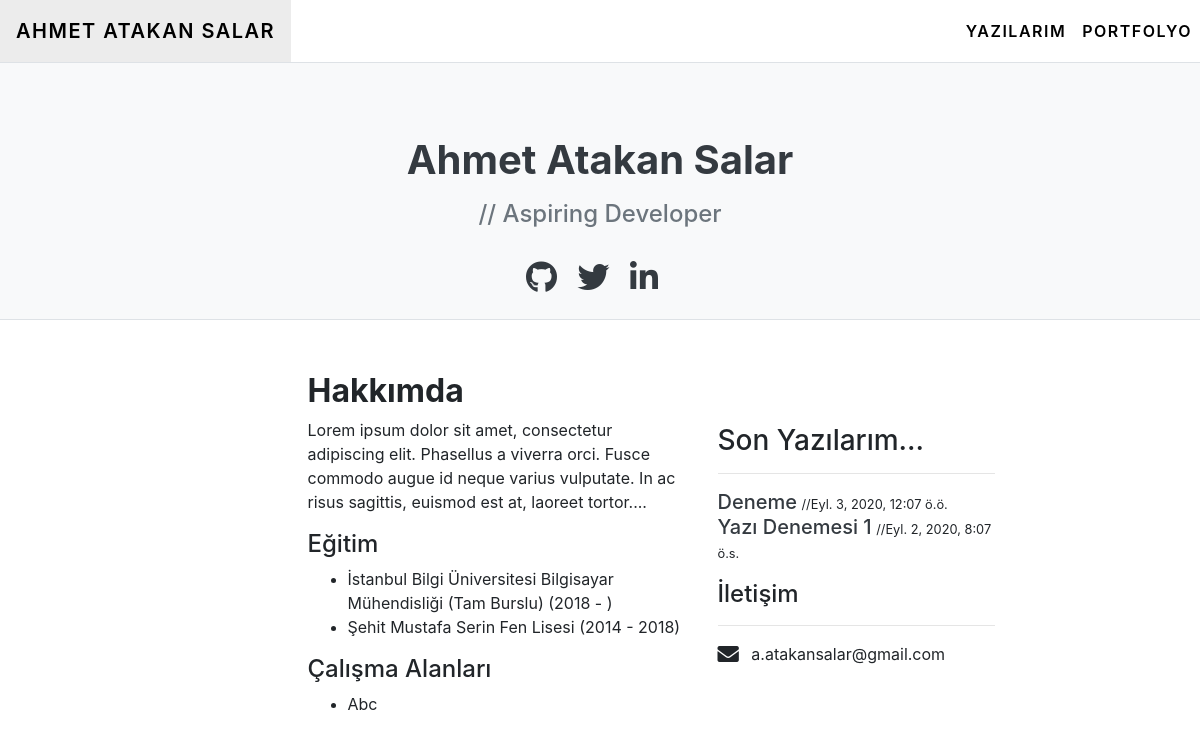
Before: / with the older database file.
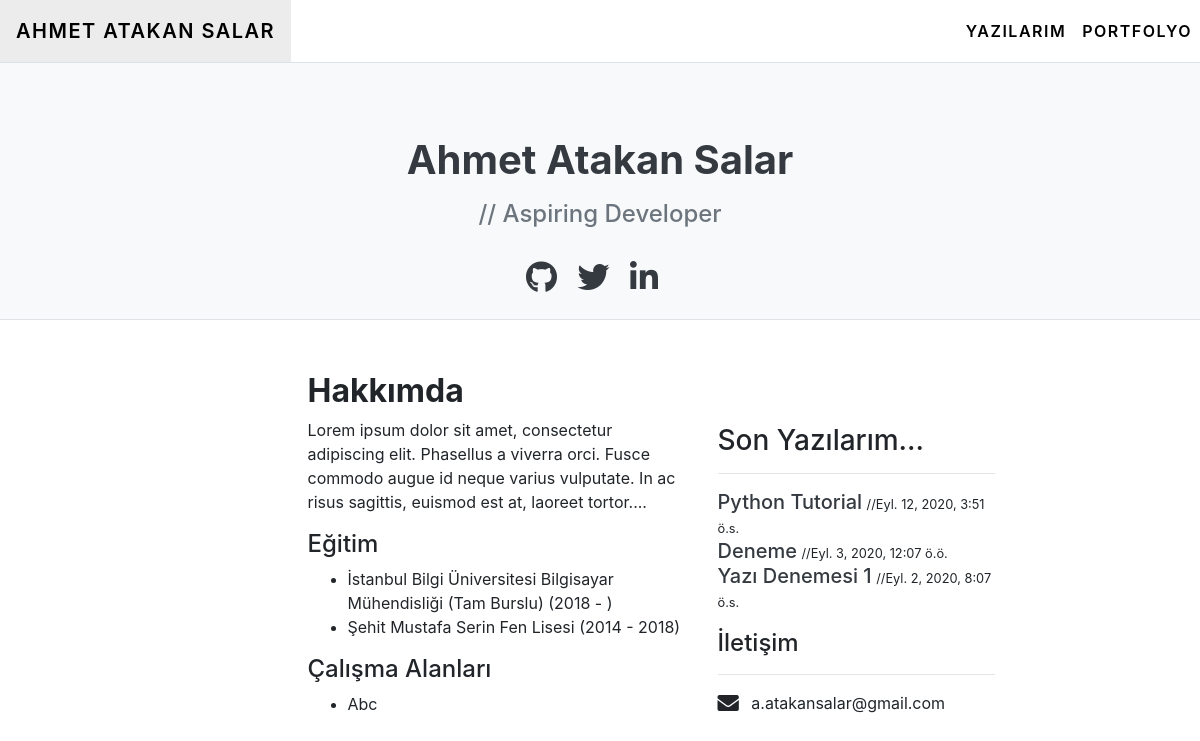
After: the same page with the newer database file.
### post/models.py (models this page shows, shortened)
class Post(models.Model):
    post_author = models.ForeignKey("auth.User", on_delete=models.CASCADE)
    post_title = models.CharField(max_length=50)
    post_content = RichTextField()
    post_date = models.DateTimeField(auto_now_add=True)
    post_image = models.FileField(blank=True, null=True, verbose_name="Resim Ekle:")
    post_tags = models.ManyToManyField(Tag, verbose_name="tags", blank=True, null=True)
    class Meta:
        ordering =['-post_date']

### post/views.py (the view)
# urls.py: path('', views.index, name='index'),
def index(request):
    posts = Post.objects.all()
    context = {
        "posts": posts,
    }
    return render(request, 'index.html', context)

### templates/index.html
{% extends "layout.html" %}
{% load static %}
{% block body %}
<div class="header-wrapper bg-light border-bottom text-center">
    <div class="header-content">
        <h1><a href="" class="text-decoration-none text-dark font-weight-bolder">Ahmet Atakan Salar</a></h1>
        <h4 class="text-secondary pt-2">//  Aspiring Developer</h4>
        <br>
        <a href="https://github.com/aatakansalar" class="text-dark mr-3"><i class="fab fa-github fa-2x"></i></a>
        <a href="https://twitter.com/AtakanSalar" class="text-dark mr-3"><i class="fab fa-twitter fa-2x"></i></a>
        <a href="https://www.linkedin.com/in/ahmet-atakan-salar-7136881b1/" class="text-dark mr-3"><i class="fab fa-linkedin-in fa-2x"></i></a>
    </div>
</div>
<div class="row w-80 content-wrapper mt-5">
    <div class="col-md-4 offset-md-3 align-self-center mt-1">
        <h2 class="font-weight-bold ">Hakkımda</h2>
        <p class="">Lorem ipsum dolor sit amet, consectetur adipiscing elit. Phasellus a viverra orci. Fusce commodo augue id neque varius vulputate. In ac risus sagittis, euismod est at, laoreet tortor....</p>
        <h4>Eğitim</h4>
        <ul>
            <li>İstanbul Bilgi Üniversitesi Bilgisayar Mühendisliği (Tam Burslu)  (2018 - )</li>
            <li>Şehit Mustafa Serin Fen Lisesi (2014 - 2018)</li>
        </ul>
        <h4>Çalışma Alanları</h4>
        <ul>
            <li>Abc</li>
        </ul>
    </div>
    <div class="col-md-3 mt-5">
    {% if posts %}
        <div class="posts">
            <h3 class="mt-2 ">Son Yazılarım...</h3><hr>
            {% for post in posts %}
                <a href="{% url 'post:post' post.id %}" class="text-dark h5">{{post.post_title}}</a>   <small>//{{post.post_date}}</small><br>
            {% endfor %}
            {% endif %}
        </div>
        <div class= "mt-3">
            <h4>İletişim</h4>
            <hr>
            <p>
                <i class="fas fa-envelope fa-lg mr-2"></i>  a.atakansalar@gmail.com
            </p>
        </div>
    </div>
</div>
{% endblock body %}

### templates/layout.html (shortened to what this page needs)
<!doctype html>
{% load static %}
<html lang="en">
  <head>
    <link rel="stylesheet" href="{% static 'style/style.css' %}">
    <link rel="stylesheet" href="{% static 'css/bootstrap.min.css' %}">
    <link rel="stylesheet" href="https://use.fontawesome.com/releases/v5.0.13/css/all.css">
  </head>
  <body class="container-sm">
    {% include "includes/navbar.html" %}
    {% block body %}
    {% endblock body %}
  </body>
</html>

### templates/includes/navbar.html (shortened to what this page needs)
<nav class="navbar bg-white fixed-top navbar-expand-md navbar-inverse border-bottom justify p-0" >
    <a href="{% url 'index' %}" class="navbar-brand hoverable p-3">AHMET ATAKAN SALAR</a>
    <div class="collapse navbar-collapse closed p-0" id="navbarCollapse">
        <ul class="navbar-nav ml-auto">
            <li class="nav-item hoverable ">
                <a class="nav-link" href="{% url 'post:posts'  %}">YAZILARIM</a>
            </li>
            <li class="nav-item hoverable">
                <a class="nav-link" href="{% url 'portfolio'  %}">PORTFOLYO</a>
            </li>
        </ul>
    </div>
</nav>

### static/style/style.css (style rules this page uses)
.hoverable { color: #000; background-color: #fff; font-weight: 600; letter-spacing: 1.5px; }
.hoverable a { color: #000; padding: 1rem 0 1rem 0; }
.header-wrapper { margin-top: 3.5rem; }
.header-content { padding: 5rem 5rem 1.5rem 5rem; }
.content-wrapper { margin-top: 8rem; margin-bottom: 10rem; }

Changed rows visible on the page:
added Post: post_title "Python Tutorial", post_date "Eyl. 12, 2020, 3:51 ö.s."
